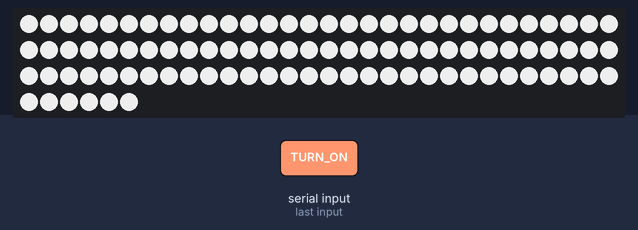
Bench run of a sketch on a simulated Arduino Uno, built with avr-gcc and run on an emulated ATmega328P. Parts: 96 RGB LEDs in strip order, left to right, continuing on the next row. The test bench sets the inputs (shaded band).

1.3 s: "TURN_ON\n" received over the second serial link
Above: at 2.7 s.
Timing chart, 0 to 4.3 s (numbered marks = the images above; inputs shaded):
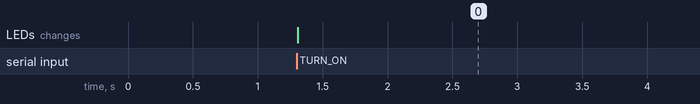

The sketch:

hardware2_control_code.ino
```cpp
#include <SoftwareSerial.h>
#include <Adafruit_NeoPixel.h>

#define LED_PIN 8
#define LED_COUNT 96
#define BRIGHTNESS 200

Adafruit_NeoPixel strip(LED_COUNT, LED_PIN, NEO_GRBW + NEO_KHZ800);
SoftwareSerial BTSerial(2, 3);

void setup() {
  Serial.begin(9600);
  BTSerial.begin(9600);

  strip.begin();
  strip.setBrightness(BRIGHTNESS);
  strip.show();
}

void loop() {
  if (BTSerial.available()) {
    String command = BTSerial.readStringUntil('\n');
    if (command == "TURN_ON") {
      turnOnLight();
    }
  }
}

void turnOnLight() {
  int color_r = 255;
  int color_g = 255;
  int color_b = 255;

  for (int i = 0; i < LED_COUNT; i++) {
    strip.setPixelColor(i, color_r, color_g, color_b, 0);
  }
  strip.show();
}
```

Measured:
- after the input at 1.3 s, the LEDs: change at once (image 0)
